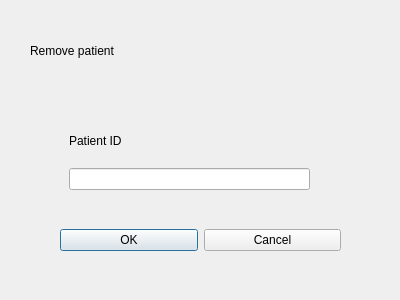
<?xml version="1.0" encoding="UTF-8"?>
<ui version="4.0">
 <class>removepatient</class>
 <widget class="QDialog" name="removepatient">
  <property name="geometry">
   <rect>
    <x>0</x>
    <y>0</y>
    <width>400</width>
    <height>300</height>
   </rect>
  </property>
  <property name="windowTitle">
   <string>Dialog</string>
  </property>
  <widget class="QWidget" name="verticalLayoutWidget">
   <property name="geometry">
    <rect>
     <x>69</x>
     <y>119</y>
     <width>241</width>
     <height>71</height>
    </rect>
   </property>
   <layout class="QVBoxLayout" name="verticalLayout">
    <item>
     <widget class="QLabel" name="label">
      <property name="text">
       <string>Patient ID</string>
      </property>
     </widget>
    </item>
    <item>
     <widget class="QLineEdit" name="ID"/>
    </item>
   </layout>
  </widget>
  <widget class="QLabel" name="label_2">
   <property name="geometry">
    <rect>
     <x>30</x>
     <y>30</y>
     <width>231</width>
     <height>41</height>
    </rect>
   </property>
   <property name="text">
    <string>Remove patient</string>
   </property>
  </widget>
  <widget class="QWidget" name="horizontalLayoutWidget">
   <property name="geometry">
    <rect>
     <x>60</x>
     <y>200</y>
     <width>281</width>
     <height>80</height>
    </rect>
   </property>
   <layout class="QHBoxLayout" name="horizontalLayout">
    <item>
     <widget class="QPushButton" name="ok">
      <property name="text">
       <string>OK</string>
      </property>
     </widget>
    </item>
    <item>
     <widget class="QPushButton" name="pushButton">
      <property name="text">
       <string>Cancel</string>
      </property>
     </widget>
    </item>
   </layout>
  </widget>
 </widget>
 <resources/>
 <connections/>
</ui>
